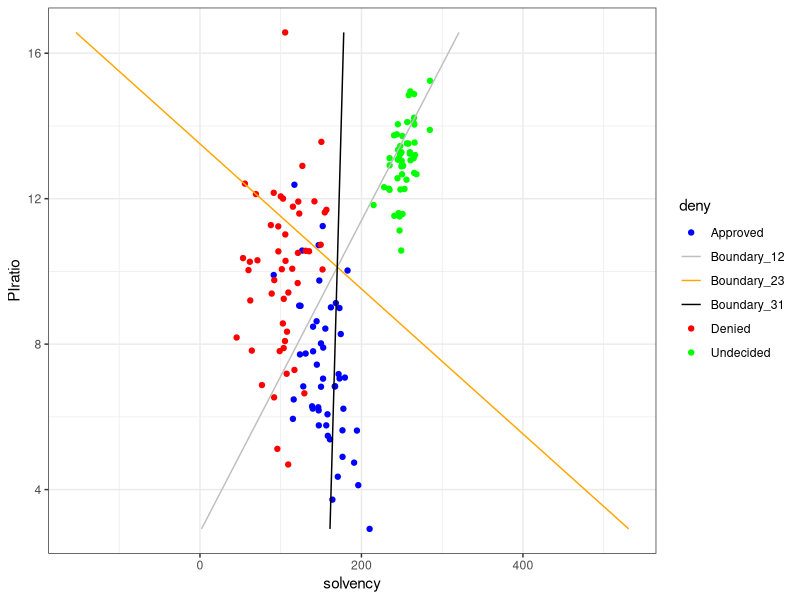
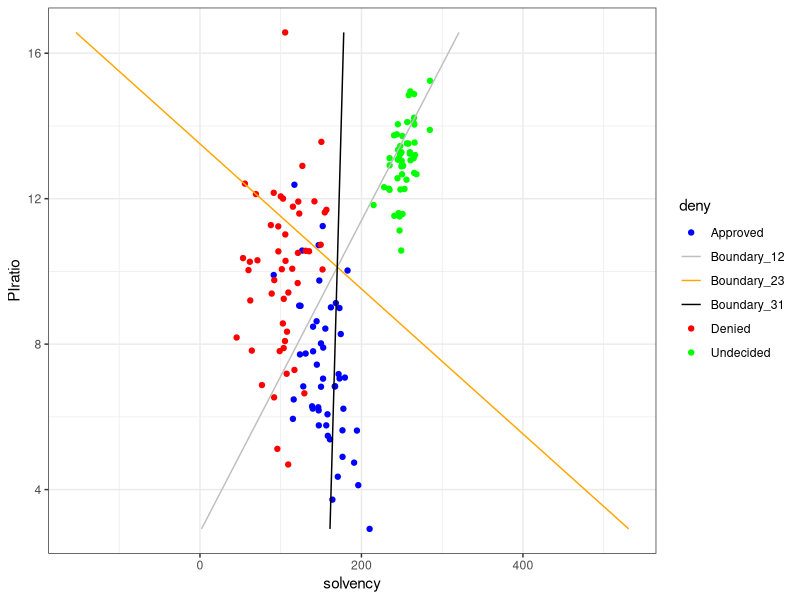

The R source for these figures, in order:
# load necessary packages
library(mvtnorm)
library(ggplot2)

# create small wrapper functions (from lecture notes)
sigmaXY <- function(rho, sdX, sdY) {
    covTerm <- rho * sdX * sdY
    VCmatrix <- matrix(c(sdX^2, covTerm, covTerm, sdY^2), 
                       2, 2, byrow = TRUE)
    return(VCmatrix)
}

genBVN <- function(n = 1, seed = NA, muXY=c(0,1), sigmaXY=diag(2)) {
    if(!is.na(seed)) set.seed(seed)
    rdraws <- rmvnorm(n, mean = muXY, sigma = sigmaXY)
    return(rdraws)
}

# function generates 2D data for categories: denied, approved, undecided
loanData <- function(noApproved, noDenied, noUndecided, muApproved, muDenied, 
                     muUndecided, sdApproved, sdDenied, sdUndecided, 
                     rhoApproved, rhoDenied, rhoUndecided, seed=1111) {
    sigmaApproved <- sigmaXY(rho=rhoApproved, sdX=sdApproved[1], 
                             sdY=sdApproved[2])
    sigmaDenied <- sigmaXY(rho=rhoDenied, sdX=sdDenied[1], sdY=sdDenied[2])
    sigmaUndecided <- sigmaXY(rho=rhoUndecided, sdX=sdUndecided[1], 
                              sdY=sdUndecided[2])
    approved <- genBVN(noApproved, muApproved, sigmaApproved, seed = seed)
    denied <- genBVN(noDenied, muDenied, sigmaDenied, seed = seed+1)
    undecided <- genBVN(noUndecided, muUndecided, sigmaUndecided, seed = seed+2)
    loanDf <- as.data.frame(rbind(approved, denied, undecided))
    
    # create labels for each category
    deny <- c(rep("Approved", noApproved), rep("Denied", noDenied), 
              rep("Undecided", noUndecided))
    
    # include one binary dependent variable for each category
    target_deny <-  c(rep(0, noApproved), rep(1, noDenied), rep(0, noUndecided))
    target_appr <- c(rep(1, noApproved), rep(0, noDenied), rep(0, noUndecided))
    target_undec <- c(rep(0, noApproved), rep(0, noDenied), rep(1, noUndecided))
    
    # 
    loanDf <- data.frame(loanDf, deny, target_deny, target_appr, target_undec)
    colnames(loanDf) <- c("PIratio", "solvency", "deny", "target_deny", 
                          "target_approve", "target_undecided")
    return(loanDf)
}

# call function
noApproved <- 50; noDenied <- 50; noUndecided <- 50
loanDf <- loanData(noApproved, noDenied, noUndecided, 
                   c(7, 150), c(10, 100), c(13,250), 
                   c(2,20), c(2,30), c(1,15), 
                   -0.5, 0.3, 0.5)

# separate out X and Y and solve for the optimal weights
X <- as.matrix(cbind(ind=rep(1, nrow(loanDf)), 
                     loanDf[,c("PIratio", "solvency")]))
Y <- as.matrix(loanDf[,c("target_deny", "target_approve", "target_undecided")])
weights <- solve(t(X) %*% X) %*% t(X) %*% Y

# decision boundaries: 1=deny, 2=approve, 3=undecided
x <- seq(min(loanDf["PIratio"]), max(loanDf["PIratio"]), 
         length.out = nrow(loanDf))

y_12 <- -(weights[1,2]-weights[1,1])/(weights[3,2]-weights[3,1]) - 
    (weights[2,2] - weights[2,1])/(weights[3,2]-weights[3,1]) * x
y_23 <- -(weights[1,3]-weights[1,2])/(weights[3,3]-weights[3,2]) - 
    (weights[2,3] - weights[2,2])/(weights[3,3]-weights[3,2]) * x
y_31 <- -(weights[1,1]-weights[1,3])/(weights[3,1]-weights[3,3]) - 
    (weights[2,1] - weights[2,3])/(weights[3,1]-weights[3,3]) * x

# truncating lines

boundaryDf_12 <- data.frame(PIratio = x, solvency = y_12, 
                            deny = rep("Boundary_12", length(x)))
boundaryDf_23 <- data.frame(PIratio = x, solvency = y_23, 
                            deny = rep("Boundary_23", length(x)))
boundaryDf_31 <- data.frame(PIratio = x, solvency = y_31, 
                            deny = rep("Boundary_31", length(x)))

# plot data - NEED TO ADD DECISION BOUNDARIES
ggplot(data = loanDf, aes(x = solvency, y = PIratio, 
                          colour = deny, fill = deny)) +
    geom_point() +
    xlab("solvency") + 
    ylab("PIratio") + 
    theme_bw() + 
    geom_line(data=boundaryDf_12) +
    geom_line(data=boundaryDf_23) +
    geom_line(data=boundaryDf_31) +
    scale_color_manual("deny", 
                       values = c("Approved" = "blue", "Denied" = "red", 
                                  "Undecided" = "green", "Boundary_12" = "grey",
                                  "Boundary_23" = "orange", 
                                  "Boundary_31" = "black"))
ggsave("discFunction3C.pdf", scale = 1, width = 4, height = 4)

# compute predictions
predictions <- X %*% weights

# classify training data according to argmax criterion 
category <- (predictions==apply(predictions, 1, max))
predictedLabels <- rep(NA, nrow(loanDf))
for (i in 1:(nrow(loanDf))) {
    if (category[i,"target_deny"]) predictedLabels[i] <- "Denied"
    else if (category[i,"target_approve"]) predictedLabels[i] <- "Approved"
    else predictedLabels[i] <- "Undecided"
}

loanDf <- cbind(loanDf, weights, predictedLabels)

# save dataset with predictions
write.csv(loanDf, file = "predictions.csv")

# confusion matrix - HOW DO I DO THIS WITH 3 CATEGORIES???

